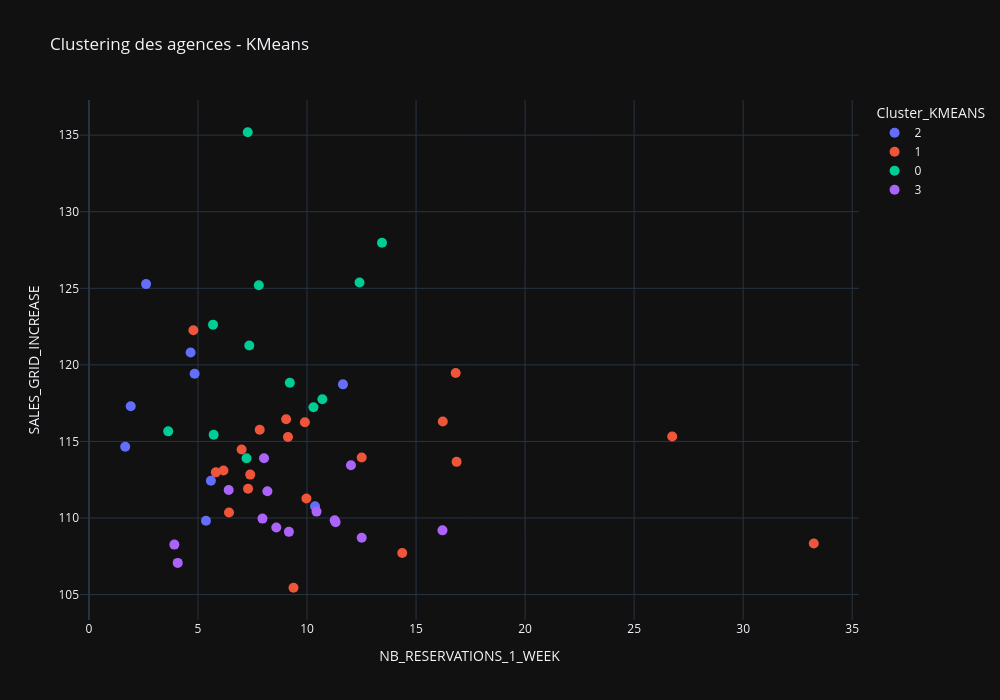
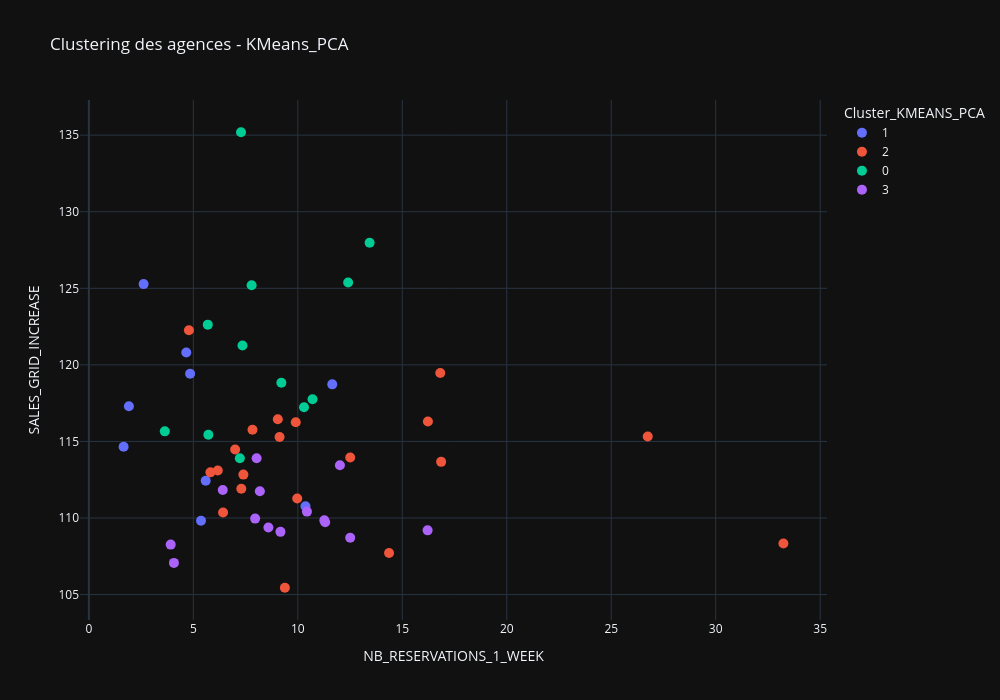
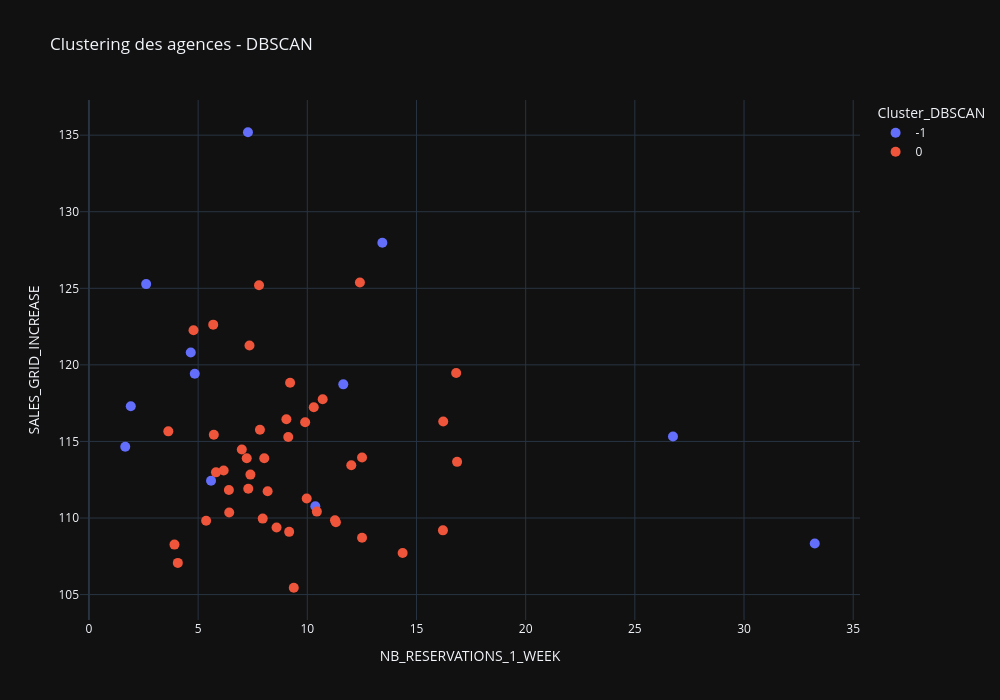
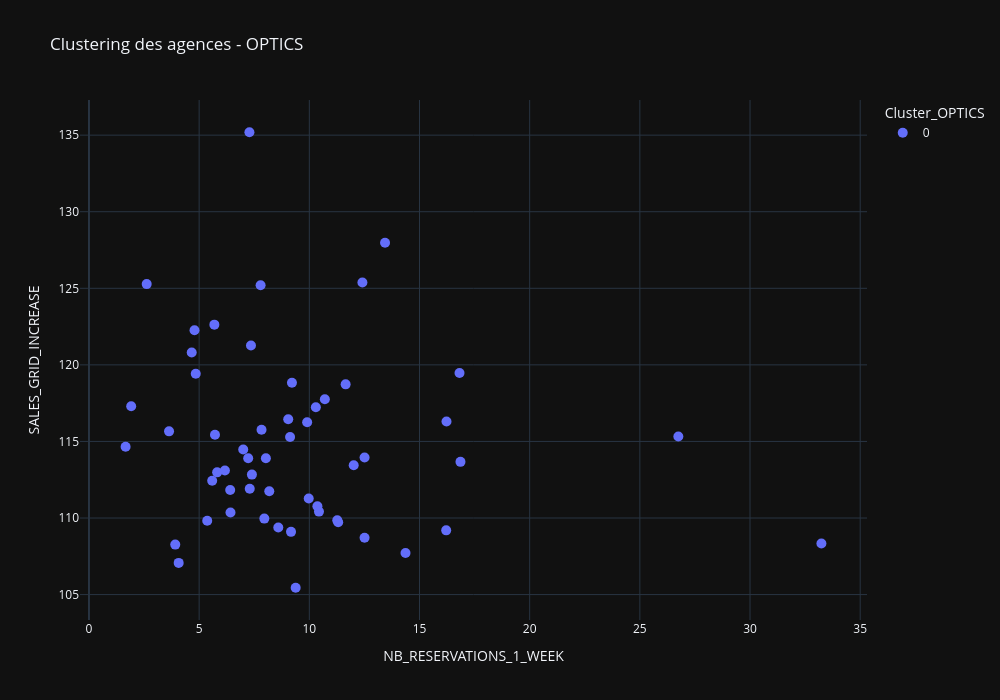

The code cell stored with these charts, in order, in its notebook:
### Code cell
import plotly.express as px

methods = {
    "KMeans": "Cluster_KMEANS",
    "KMeans_PCA": "Cluster_KMEANS_PCA",
    "DBSCAN": "Cluster_DBSCAN",
    "OPTICS": "Cluster_OPTICS"
}

for method_name, cluster_col in methods.items():
    fig = px.scatter(
        df_agence,
        x="NB_RESERVATIONS_1_WEEK",
        y="SALES_GRID_INCREASE",
        color=cluster_col,
        hover_data=["ID_AGENCY"],
        title=f"Clustering des agences - {method_name}",
        labels={
            "NB_RESERVATIONS_1_WEEK",
            "SALES_GRID_INCREASE"
        }
    )
    
    fig.update_traces(marker=dict(size=10))
    fig.update_layout(
        legend_title=cluster_col,
        template='plotly_dark',
        width=1000,
        height=700
    )
    
    fig.show()

### Figure 1 — Plotly figure (JSON) as saved in the notebook; plotly's stock layout.template omitted (floating-point values rounded to 4 significant figures)
{"data": [{"customdata": [[97], [103], [115], [116], [117], [121], [122], [123], [126]], "hovertemplate": "Cluster_KMEANS=2<br>NB_RESERVATIONS_1_WEEK=%{x}<br>SALES_GRID_INCREASE=%{y}<br>ID_AGENCY=%{customdata[0]}<extra></extra>", "legendgroup": "2", "marker": {"color": "#636efa", "size": 10, "symbol": "circle"}, "mode": "markers", "name": "2", "orientation": "v", "showlegend": true, "type": "scatter", "x": [2.62, 1.662, 10.37, 5.592, 4.662, 1.915, 4.845, 11.65, 5.366], "xaxis": "x", "y": [125.3, 114.7, 110.8, 112.4, 120.8, 117.3, 119.4, 118.7, 109.8], "yaxis": "y"}, {"customdata": [[98], [99], [100], [101], [102], [104], [106], [107], [108], [109], [110], [111], [112], [113], [114], [118], [119], [120], [124], [125]], "hovertemplate": "Cluster_KMEANS=1<br>NB_RESERVATIONS_1_WEEK=%{x}<br>SALES_GRID_INCREASE=%{y}<br>ID_AGENCY=%{customdata[0]}<extra></extra>", "legendgroup": "1", "marker": {"color": "#EF553B", "size": 10, "symbol": "circle"}, "mode": "markers", "name": "1", "orientation": "v", "showlegend": true, "type": "scatter", "x": [9.972, 6.169, 9.38, 4.789, 26.75, 9.127, 6.423, 5.817, 16.82, 7.394, 7.0, 7.296, 14.37, 9.042, 9.901, 33.24, 7.831, 12.51, 16.23, 16.86], "xaxis": "x", "y": [111.3, 113.1, 105.4, 122.3, 115.3, 115.3, 110.4, 113.0, 119.5, 112.8, 114.5, 111.9, 107.7, 116.5, 116.3, 108.3, 115.8, 113.9, 116.3, 113.7], "yaxis": "y"}, {"customdata": [[127], [128], [131], [137], [138], [140], [162], [163], [164], [173], [175], [176]], "hovertemplate": "Cluster_KMEANS=0<br>NB_RESERVATIONS_1_WEEK=%{x}<br>SALES_GRID_INCREASE=%{y}<br>ID_AGENCY=%{customdata[0]}<extra></extra>", "legendgroup": "0", "marker": {"color": "#00cc96", "size": 10, "symbol": "circle"}, "mode": "markers", "name": "0", "orientation": "v", "showlegend": true, "type": "scatter", "x": [7.789, 9.211, 7.352, 12.41, 10.3, 7.225, 13.44, 5.69, 7.282, 10.7, 3.634, 5.718], "xaxis": "x", "y": [125.2, 118.8, 121.3, 125.4, 117.2, 113.9, 128.0, 122.6, 135.2, 117.8, 115.7, 115.4], "yaxis": "y"}, {"customdata": [[129], [130], [132], [133], [134], [135], [136], [139], [157], [158], [160], [161], [165], [174]], "hovertemplate": "Cluster_KMEANS=3<br>NB_RESERVATIONS_1_WEEK=%{x}<br>SALES_GRID_INCREASE=%{y}<br>ID_AGENCY=%{customdata[0]}<extra></extra>", "legendgroup": "3", "marker": {"color": "#ab63fa", "size": 10, "symbol": "circle"}, "mode": "markers", "name": "3", "orientation": "v", "showlegend": true, "type": "scatter", "x": [10.44, 8.183, 11.27, 9.169, 16.21, 7.958, 12.01, 12.51, 6.408, 8.028, 3.915, 11.31, 8.592, 4.07], "xaxis": "x", "y": [110.4, 111.7, 109.9, 109.1, 109.2, 110.0, 113.4, 108.7, 111.8, 113.9, 108.3, 109.7, 109.4, 107.1], "yaxis": "y"}], "layout": {"height": 700, "legend": {"title": {"text": "Cluster_KMEANS"}, "tracegroupgap": 0}, "title": {"text": "Clustering des agences - KMeans"}, "width": 1000, "xaxis": {"anchor": "y", "domain": [0, 1], "title": {"text": "NB_RESERVATIONS_1_WEEK"}}, "yaxis": {"anchor": "x", "domain": [0, 1], "title": {"text": "SALES_GRID_INCREASE"}}}}

### Figure 2 — Plotly figure (JSON) as saved in the notebook; plotly's stock layout.template omitted (floating-point values rounded to 4 significant figures)
{"data": [{"customdata": [[97], [103], [115], [116], [117], [121], [122], [123], [126]], "hovertemplate": "Cluster_KMEANS_PCA=1<br>NB_RESERVATIONS_1_WEEK=%{x}<br>SALES_GRID_INCREASE=%{y}<br>ID_AGENCY=%{customdata[0]}<extra></extra>", "legendgroup": "1", "marker": {"color": "#636efa", "size": 10, "symbol": "circle"}, "mode": "markers", "name": "1", "orientation": "v", "showlegend": true, "type": "scatter", "x": [2.62, 1.662, 10.37, 5.592, 4.662, 1.915, 4.845, 11.65, 5.366], "xaxis": "x", "y": [125.3, 114.7, 110.8, 112.4, 120.8, 117.3, 119.4, 118.7, 109.8], "yaxis": "y"}, {"customdata": [[98], [99], [100], [101], [102], [104], [106], [107], [108], [109], [110], [111], [112], [113], [114], [118], [119], [120], [124], [125]], "hovertemplate": "Cluster_KMEANS_PCA=2<br>NB_RESERVATIONS_1_WEEK=%{x}<br>SALES_GRID_INCREASE=%{y}<br>ID_AGENCY=%{customdata[0]}<extra></extra>", "legendgroup": "2", "marker": {"color": "#EF553B", "size": 10, "symbol": "circle"}, "mode": "markers", "name": "2", "orientation": "v", "showlegend": true, "type": "scatter", "x": [9.972, 6.169, 9.38, 4.789, 26.75, 9.127, 6.423, 5.817, 16.82, 7.394, 7.0, 7.296, 14.37, 9.042, 9.901, 33.24, 7.831, 12.51, 16.23, 16.86], "xaxis": "x", "y": [111.3, 113.1, 105.4, 122.3, 115.3, 115.3, 110.4, 113.0, 119.5, 112.8, 114.5, 111.9, 107.7, 116.5, 116.3, 108.3, 115.8, 113.9, 116.3, 113.7], "yaxis": "y"}, {"customdata": [[127], [128], [131], [137], [138], [140], [162], [163], [164], [173], [175], [176]], "hovertemplate": "Cluster_KMEANS_PCA=0<br>NB_RESERVATIONS_1_WEEK=%{x}<br>SALES_GRID_INCREASE=%{y}<br>ID_AGENCY=%{customdata[0]}<extra></extra>", "legendgroup": "0", "marker": {"color": "#00cc96", "size": 10, "symbol": "circle"}, "mode": "markers", "name": "0", "orientation": "v", "showlegend": true, "type": "scatter", "x": [7.789, 9.211, 7.352, 12.41, 10.3, 7.225, 13.44, 5.69, 7.282, 10.7, 3.634, 5.718], "xaxis": "x", "y": [125.2, 118.8, 121.3, 125.4, 117.2, 113.9, 128.0, 122.6, 135.2, 117.8, 115.7, 115.4], "yaxis": "y"}, {"customdata": [[129], [130], [132], [133], [134], [135], [136], [139], [157], [158], [160], [161], [165], [174]], "hovertemplate": "Cluster_KMEANS_PCA=3<br>NB_RESERVATIONS_1_WEEK=%{x}<br>SALES_GRID_INCREASE=%{y}<br>ID_AGENCY=%{customdata[0]}<extra></extra>", "legendgroup": "3", "marker": {"color": "#ab63fa", "size": 10, "symbol": "circle"}, "mode": "markers", "name": "3", "orientation": "v", "showlegend": true, "type": "scatter", "x": [10.44, 8.183, 11.27, 9.169, 16.21, 7.958, 12.01, 12.51, 6.408, 8.028, 3.915, 11.31, 8.592, 4.07], "xaxis": "x", "y": [110.4, 111.7, 109.9, 109.1, 109.2, 110.0, 113.4, 108.7, 111.8, 113.9, 108.3, 109.7, 109.4, 107.1], "yaxis": "y"}], "layout": {"height": 700, "legend": {"title": {"text": "Cluster_KMEANS_PCA"}, "tracegroupgap": 0}, "title": {"text": "Clustering des agences - KMeans_PCA"}, "width": 1000, "xaxis": {"anchor": "y", "domain": [0, 1], "title": {"text": "NB_RESERVATIONS_1_WEEK"}}, "yaxis": {"anchor": "x", "domain": [0, 1], "title": {"text": "SALES_GRID_INCREASE"}}}}

### Figure 3 — Plotly figure (JSON) as saved in the notebook; plotly's stock layout.template omitted (floating-point values rounded to 4 significant figures)
{"data": [{"customdata": [[97], [102], [103], [115], [116], [117], [118], [121], [122], [123], [162], [164]], "hovertemplate": "Cluster_DBSCAN=-1<br>NB_RESERVATIONS_1_WEEK=%{x}<br>SALES_GRID_INCREASE=%{y}<br>ID_AGENCY=%{customdata[0]}<extra></extra>", "legendgroup": "-1", "marker": {"color": "#636efa", "size": 10, "symbol": "circle"}, "mode": "markers", "name": "-1", "orientation": "v", "showlegend": true, "type": "scatter", "x": [2.62, 26.75, 1.662, 10.37, 5.592, 4.662, 33.24, 1.915, 4.845, 11.65, 13.44, 7.282], "xaxis": "x", "y": [125.3, 115.3, 114.7, 110.8, 112.4, 120.8, 108.3, 117.3, 119.4, 118.7, 128.0, 135.2], "yaxis": "y"}, {"customdata": [[98], [99], [100], [101], [104], [106], [107], [108], [109], [110], [111], [112], [113], [114], [119], [120], [124], [125], [126], [127], [128], [129], [130], [131], [132], [133], [134], [135], [136], [137], [138], [139], [140], [157], [158], [160], [161], [163], [165], [173], [174], [175], [176]], "hovertemplate": "Cluster_DBSCAN=0<br>NB_RESERVATIONS_1_WEEK=%{x}<br>SALES_GRID_INCREASE=%{y}<br>ID_AGENCY=%{customdata[0]}<extra></extra>", "legendgroup": "0", "marker": {"color": "#EF553B", "size": 10, "symbol": "circle"}, "mode": "markers", "name": "0", "orientation": "v", "showlegend": true, "type": "scatter", "x": [9.972, 6.169, 9.38, 4.789, 9.127, 6.423, 5.817, 16.82, 7.394, 7.0, 7.296, 14.37, 9.042, 9.901, 7.831, 12.51, 16.23, 16.86, 5.366, 7.789, 9.211, 10.44, 8.183, 7.352, 11.27, 9.169, 16.21, 7.958, 12.01, 12.41, 10.3, 12.51, 7.225, 6.408, 8.028, 3.915, 11.31, 5.69, 8.592, 10.7, 4.07, 3.634, 5.718], "xaxis": "x", "y": [111.3, 113.1, 105.4, 122.3, 115.3, 110.4, 113.0, 119.5, 112.8, 114.5, 111.9, 107.7, 116.5, 116.3, 115.8, 113.9, 116.3, 113.7, 109.8, 125.2, 118.8, 110.4, 111.7, 121.3, 109.9, 109.1, 109.2, 110.0, 113.4, 125.4, 117.2, 108.7, 113.9, 111.8, 113.9, 108.3, 109.7, 122.6, 109.4, 117.8, 107.1, 115.7, 115.4], "yaxis": "y"}], "layout": {"height": 700, "legend": {"title": {"text": "Cluster_DBSCAN"}, "tracegroupgap": 0}, "title": {"text": "Clustering des agences - DBSCAN"}, "width": 1000, "xaxis": {"anchor": "y", "domain": [0, 1], "title": {"text": "NB_RESERVATIONS_1_WEEK"}}, "yaxis": {"anchor": "x", "domain": [0, 1], "title": {"text": "SALES_GRID_INCREASE"}}}}

### Figure 4 — Plotly figure (JSON) as saved in the notebook; plotly's stock layout.template omitted (floating-point values rounded to 4 significant figures)
{"data": [{"customdata": [[97], [98], [99], [100], [101], [102], [103], [104], [106], [107], [108], [109], [110], [111], [112], [113], [114], [115], [116], [117], [118], [119], [120], [121], [122], [123], [124], [125], [126], [127], [128], [129], [130], [131], [132], [133], [134], [135], [136], [137], [138], [139], [140], [157], [158], [160], [161], [162], [163], [164], [165], [173], [174], [175], [176]], "hovertemplate": "Cluster_OPTICS=0<br>NB_RESERVATIONS_1_WEEK=%{x}<br>SALES_GRID_INCREASE=%{y}<br>ID_AGENCY=%{customdata[0]}<extra></extra>", "legendgroup": "0", "marker": {"color": "#636efa", "size": 10, "symbol": "circle"}, "mode": "markers", "name": "0", "orientation": "v", "showlegend": true, "type": "scatter", "x": [2.62, 9.972, 6.169, 9.38, 4.789, 26.75, 1.662, 9.127, 6.423, 5.817, 16.82, 7.394, 7.0, 7.296, 14.37, 9.042, 9.901, 10.37, 5.592, 4.662, 33.24, 7.831, 12.51, 1.915, 4.845, 11.65, 16.23, 16.86, 5.366, 7.789, 9.211, 10.44, 8.183, 7.352, 11.27, 9.169, 16.21, 7.958, 12.01, 12.41, 10.3, 12.51, 7.225, 6.408, 8.028, 3.915, 11.31, 13.44, 5.69, 7.282, 8.592, 10.7, 4.07, 3.634, 5.718], "xaxis": "x", "y": [125.3, 111.3, 113.1, 105.4, 122.3, 115.3, 114.7, 115.3, 110.4, 113.0, 119.5, 112.8, 114.5, 111.9, 107.7, 116.5, 116.3, 110.8, 112.4, 120.8, 108.3, 115.8, 113.9, 117.3, 119.4, 118.7, 116.3, 113.7, 109.8, 125.2, 118.8, 110.4, 111.7, 121.3, 109.9, 109.1, 109.2, 110.0, 113.4, 125.4, 117.2, 108.7, 113.9, 111.8, 113.9, 108.3, 109.7, 128.0, 122.6, 135.2, 109.4, 117.8, 107.1, 115.7, 115.4], "yaxis": "y"}], "layout": {"height": 700, "legend": {"title": {"text": "Cluster_OPTICS"}, "tracegroupgap": 0}, "title": {"text": "Clustering des agences - OPTICS"}, "width": 1000, "xaxis": {"anchor": "y", "domain": [0, 1], "title": {"text": "NB_RESERVATIONS_1_WEEK"}}, "yaxis": {"anchor": "x", "domain": [0, 1], "title": {"text": "SALES_GRID_INCREASE"}}}}
